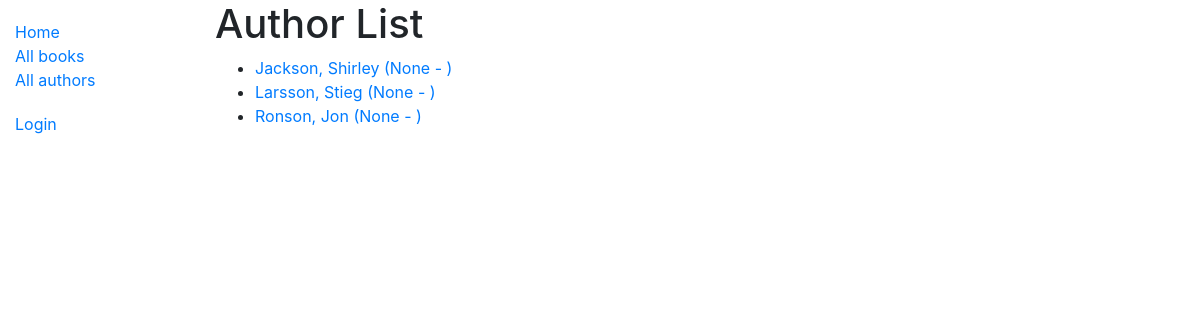
The app's page /catalog/authors/, older data.
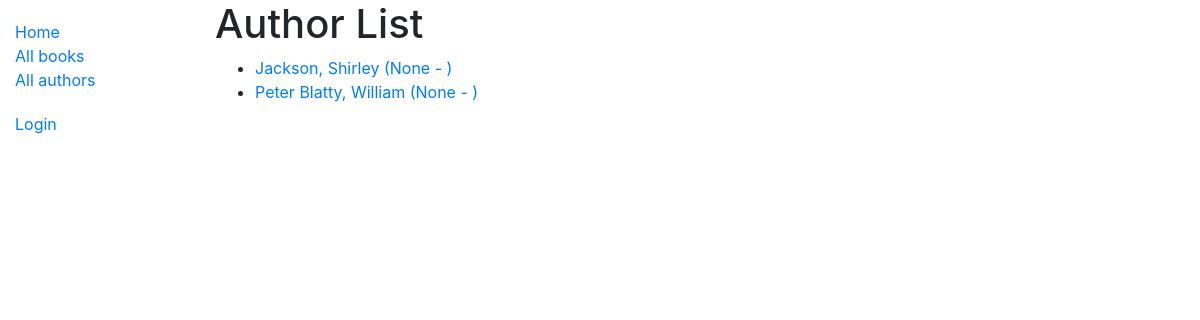
The same page, newer data.
### catalog/models.py (models this page shows)
class Author(models.Model):
    first_name = models.CharField(max_length=100)
    last_name = models.CharField(max_length=100)
    date_of_birth = models.DateField(null=True, blank=True)
    date_of_death = models.DateField('died', null=True, blank=True)
    class Meta:
        ordering = ['last_name', 'first_name']
    def get_absolute_url(self):
        return reverse('author-detail', args=[str(self.id)])
    def __str__(self):
        return '{0}, {1}'.format(self.last_name, self.first_name)

### catalog/views.py (the view)
# urls.py: path('authors/', views.AuthorListView.as_view(), name='authors'),
class AuthorListView(generic.ListView):
    model = Author
    paginate_by = 10

### catalog/templates/catalog/author_list.html
{% extends "base_generic.html" %}
{% block content %}
<h1>Author List</h1>
{% if author_list %}
  <ul>
  {% for author in author_list %}
    <li>
      <a href="{{ author.get_absolute_url }}">
      {{ author }} ({{author.date_of_birth}} - {% if author.date_of_death %}{{author.date_of_death}}{% endif %})
      </a>
    </li>
  {% endfor %}
 </ul>
{% else %}
  <p>There are no authors available.</p>
{% endif %}
{% endblock %}

Row changes from the older to the newer data that the page shows:
removed Author: last_name+first_name "Larsson, Stieg", date_of_birth "None"
changed Author: last_name+first_name "Ronson, Jon" → "Peter Blatty, William"
